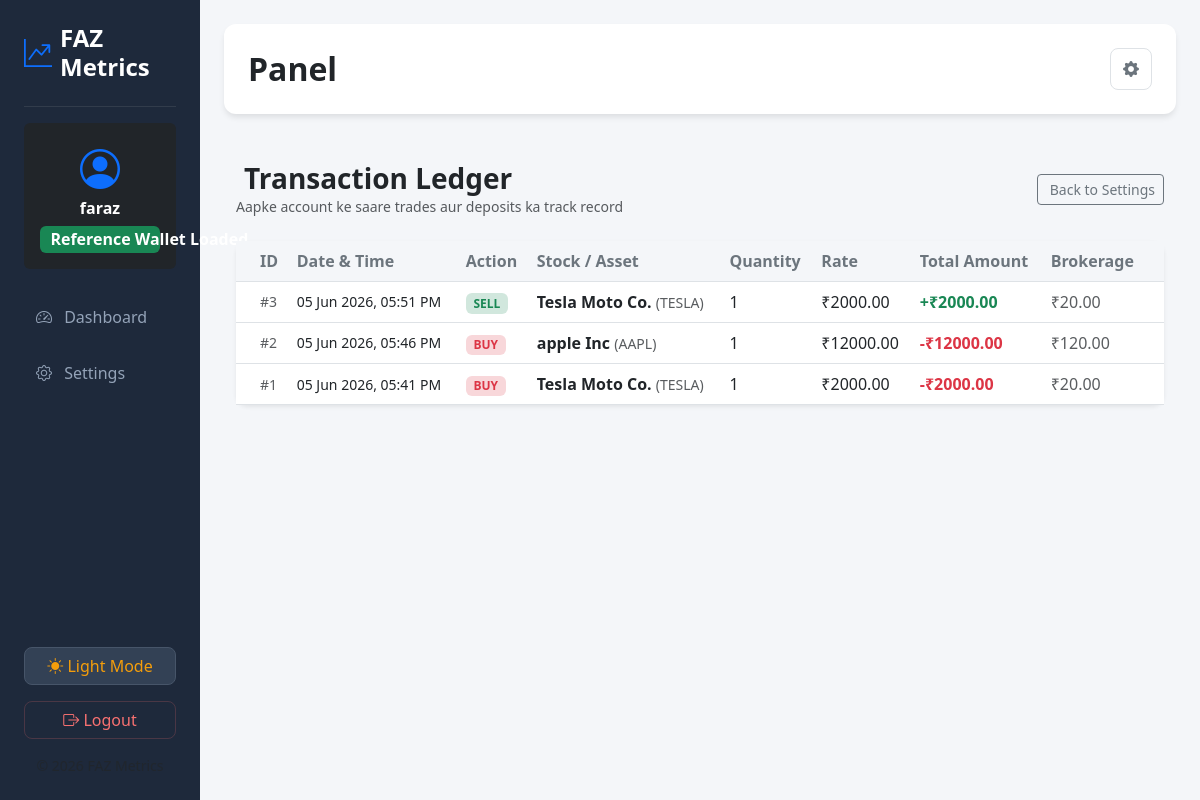
/stocks/settings/history/ (signed in), run on the app's committed database.
### stocks/models.py (models this page shows, shortened)
class Transaction(models.Model):
    TRANSACTION_TYPES = (
        ('BUY', 'Buy'),
        ('SELL', 'Sell'),
    )
    user = models.ForeignKey(User, on_delete=models.CASCADE)
    stock = models.ForeignKey(Stock, on_delete=models.CASCADE, null=True, blank=True)
    transaction_type = models.CharField(max_length=4, choices=TRANSACTION_TYPES)
    quantity = models.PositiveIntegerField()
    price_at_transaction = models.DecimalField(max_digits=10, decimal_places=2)
    total_amount = models.DecimalField(max_digits=12, decimal_places=2) # User ka Expense
    admin_commission = models.DecimalField(max_digits=10, decimal_places=2, default=0.00) # Admin ka profit
    timestamp = models.DateTimeField(auto_now_add=True)

class Stock(models.Model):
    ticker = models.CharField(max_length=10, unique=True) # e.g., AAPL, RELIANCE
    name = models.CharField(max_length=100)
    current_price = models.DecimalField(max_digits=10, decimal_places=2)
    initial_price = models.DecimalField(max_digits=10, decimal_places=2) # P&L calculate karne ke liye
    total_buy_count = models.PositiveIntegerField(default=0)
    total_sell_count = models.PositiveIntegerField(default=0)

### stocks/views.py (the view)
# urls.py: path('settings/history/', views.trade_history, name='trade_history'),
@login_required
def trade_history(request):
    history = Transaction.objects.filter(user=request.user).order_by('-id')
    return render(request, 'stocks/history.html', {'history': history})

### stocks/templates/stocks/history.html (shortened to what this page needs)
{% extends 'stocks/base.html' %}
{% block content %}
<div class="container mt-5">
    <div class="d-flex justify-content-between align-items-center mb-4">
        <div>
            <h3 class="fw-bold m-0">Transaction Ledger</h3>
            <p class="text-muted small m-0">Aapke account ke saare trades aur deposits ka track record</p>
        </div>
        <a href="{% url 'user_settings' %}" class="btn btn-outline-secondary btn-sm">
             Back to Settings
        </a>
    </div>
    <div class="card shadow-sm border-0">
        <div class="card-body p-0">
            <div class="table-responsive">
                <table class="table table-hover align-middle m-0">
                    <thead class="table-light">
                        <tr>
                            <th class="ps-4">ID</th>
                            <th>Date & Time</th>
                            <th>Action</th>
                            <th>Stock / Asset</th>
                            <th>Quantity</th>
                            <th>Rate</th>
                            <th>Total Amount</th>
                            <th class="pe-4">Brokerage</th>
                        </tr>
                    </thead>
                    <tbody>
                        {% for log in history %}
                        <tr>
                            <td class="ps-4 text-muted small">#{{ log.id }}</td>
                            <td class="small">{{ log.timestamp|date:"d M Y, h:i A" }}</td>
                            <td>
                                {% if log.transaction_type == 'BUY' %}
                                    <span class="badge bg-danger-subtle text-danger px-2.5 py-1.5 fw-semibold">BUY</span>
                                {% elif log.transaction_type == 'SELL' %}
                                    <span class="badge bg-success-subtle text-success px-2.5 py-1.5 fw-semibold">SELL</span>
                                {% else %}
                                    <span class="badge bg-primary-subtle text-primary px-2.5 py-1.5 fw-semibold">DEPOSIT</span>
                                {% endif %}
                            </td>
                            <td class="fw-bold text-dark">
                                {% if log.stock %}
                                    {{ log.stock.name }} <span class="text-muted small fw-normal">({{ log.stock.ticker }})</span>
                                {% else %}
                                    <span class="text-muted italic">— (Cash Fund)</span>
                                {% endif %}
                            </td>
                            <td>{{ log.quantity|default:"0" }}</td>
                            <td>₹{{ log.price_at_transaction|default:"0.00" }}</td>
                            <td class="fw-bold {% if log.transaction_type == 'SELL' %}text-success{% elif log.transaction_type == 'BUY' %}text-danger{% else %}text-primary{% endif %}">
                                {% if log.transaction_type == 'SELL' %}+{% elif log.transaction_type == 'BUY' %}-{% endif %}₹{{ log.total_amount }}
                            </td>
                            <td class="pe-4 text-muted">₹{{ log.admin_commission }}</td>
                        </tr>
                        {% endfor %}
                    </tbody>
                </table>
            </div>
        </div>
    </div>
</div>
{% endblock %}

### stocks/templates/stocks/base.html (shortened to what this page needs)
<!DOCTYPE html>
<html lang="en">
<head>
    <link href="https://cdn.jsdelivr.net/npm/bootstrap@5.3.0/dist/css/bootstrap.min.css" rel="stylesheet">
    <link rel="stylesheet" href="https://cdn.jsdelivr.net/npm/bootstrap-icons@1.11.1/font/bootstrap-icons.css">
</head>
<body>
<div class="container-fluid">
    <div class="row">
        <div class="col-md-3 col-lg-2 sidebar p-4 d-flex flex-column justify-content-between">
            <div>
                <div class="d-flex align-items-center mb-4 gap-2">
                    <i class="bi bi-graph-up-arrow text-primary fs-3"></i>
                    <h4 class="m-0 fw-bold text-white">FAZ Metrics</h4>
                </div>
                <hr class="text-secondary">
                <div class="bg-dark p-3 rounded mb-4 text-center">
                    <div class="fs-1 text-primary"><i class="bi bi-person-circle"></i></div>
                    <h6 class="m-0 fw-bold text-white">{{ request.user.username }}</h6>
                    <span class="badge bg-success w-100 fs-6 mt-2">Reference Wallet Loaded</span>
                </div>
                <ul class="nav flex-column">
                    <li class="nav-item"><a class="nav-link {% block active_dash %}{% endblock %}" href="/stocks/dashboard/"><i class="bi bi-speedometer2 me-2"></i> Dashboard</a></li>
                    <li class="nav-item"><a class="nav-link {% block active_settings %}{% endblock %}" href="/stocks/settings/"><i class="bi bi-gear me-2"></i> Settings</a></li>
                </ul>
            </div>
            <div>
                <button class="btn theme-toggle-btn w-100 mb-3 rounded-3" id="themeToggleBtn" onclick="toggleThemeMode()">
                    <i class="bi bi-sun-fill" id="themeIcon"></i> <span id="themeText">Light Mode</span>
                </button>
                <a class="btn btn-logout w-100 mb-3 rounded-3" href="/stocks/logout/"><i class="bi bi-box-arrow-right"></i> Logout</a>
                <p class="text-muted small text-center m-0">© 2026 FAZ Metrics</p>
            </div>
        </div>
        <div class="col-md-9 col-lg-10 p-4">
            <div class="d-flex justify-content-between align-items-center mb-4 card p-4 flex-row">
                <div>
                    <h2 class="fw-bold m-0">{% block header_title %}Panel{% endblock %}</h2>
                </div>
                <div class="dropdown">
                    <button class="btn btn-settings-header" type="button" data-bs-toggle="dropdown"><i class="bi bi-gear-fill"></i></button>
                </div>
            </div>
            {% block content %}
            {% endblock %}
        </div>
    </div>
</div>
</body>
</html>

### stocks/templates/stocks/base.html (style rules this page uses)
:root { --bg-body: #f4f6f9; --bg-card: #ffffff; --text-main: #212529; --text-muted: #6c757d; --border-color: #dee2e6; }
body { font-family: 'Segoe UI', sans-serif; background-color: var(--bg-body); color: var(--text-main); transition: background-color 0.3s, color 0.3s; }
.sidebar { min-height: 100vh; background: #1e293b; color: #fff; }
.sidebar .nav-link { color: #94a3b8; border-radius: 8px; margin-bottom: 8px; padding: 12px; transition: all 0.2s; }
.card { border: none; border-radius: 12px; background-color: var(--bg-card); box-shadow: 0 4px 6px -1px rgba(0,0,0,0.1); }
.btn-logout { color: #f87171; border: 1px solid rgba(248, 113, 113, 0.2); transition: all 0.3s; }
.theme-toggle-btn { background: #334155; color: #f59e0b; border: 1px solid #475569; }
.btn-settings-header { color: var(--text-muted); border: 1px solid var(--border-color); background-color: var(--bg-card); padding: 8px 12px; border-radius: 8px; }
.table { color: var(--text-main) !important; }
.table th { background-color: var(--bg-body) !important; color: var(--text-muted) !important; border-bottom-color: var(--border-color) !important; }
.table td { background-color: var(--bg-card) !important; border-bottom-color: var(--border-color) !important; }

### data on the page
Transaction: id "3", timestamp "05 Jun 2026, 05:51 PM", transaction_type "SELL", stock.name "Tesla Moto Co.", stock.ticker "TESLA", quantity "1", price_at_transaction "2000.00", total_amount "2000.00", admin_commission "20.00"
Transaction: id "2", timestamp "05 Jun 2026, 05:46 PM", transaction_type "BUY", stock.name "apple Inc", stock.ticker "AAPL", quantity "1", price_at_transaction "12000.00", total_amount "12000.00", admin_commission "120.00"
Transaction: id "1", timestamp "05 Jun 2026, 05:41 PM", transaction_type "BUY", stock.name "Tesla Moto Co.", stock.ticker "TESLA", quantity "1", price_at_transaction "2000.00", total_amount "2000.00", admin_commission "20.00"

### other printed values
{{ request.user.username }} "faraz"
